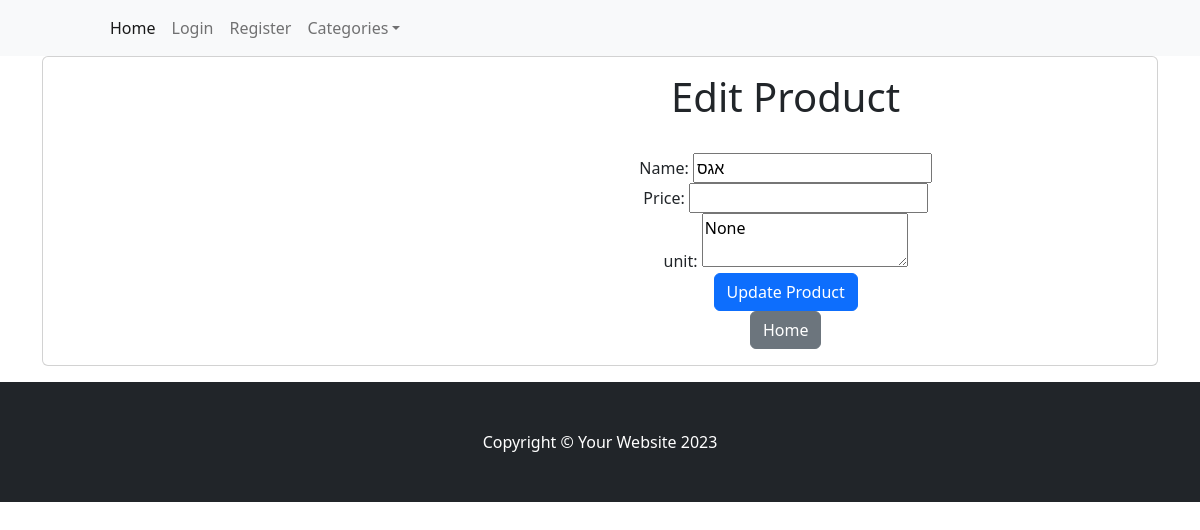
The app's page /product/1/edit, older data.
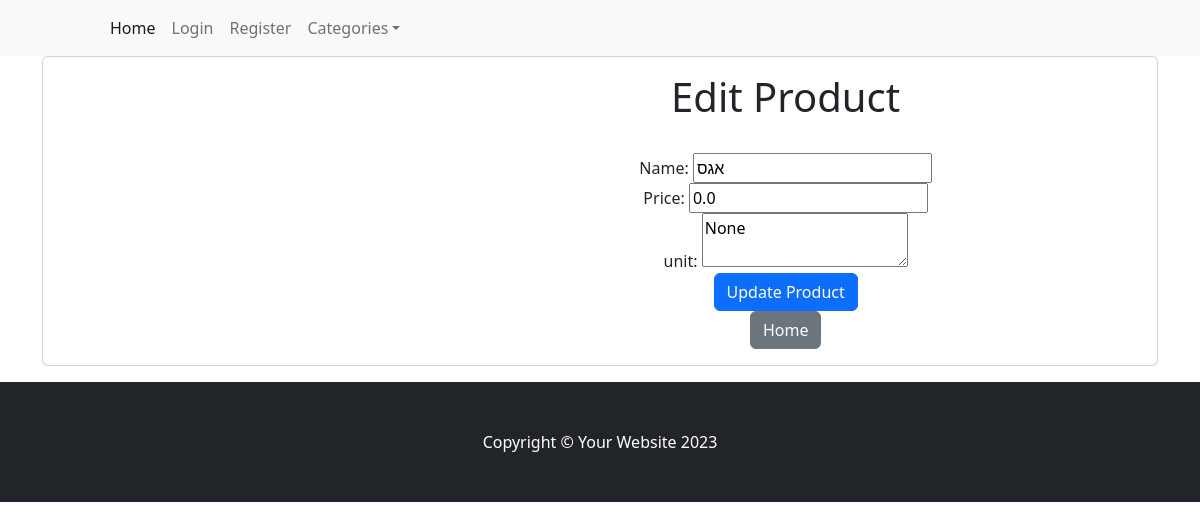
The same page, newer data.
### tables this page shows
CREATE TABLE products (
        id INTEGER PRIMARY KEY AUTOINCREMENT,
        name TEXT NOT NULL,
        unit TEXT ,
        price REAL,
        category_id INTEGER,
        FOREIGN KEY (category_id) REFERENCES categories(id)
    );

### app.py (the view)
@app.route('/product/<int:product_id>/edit', methods=['GET', 'POST'])
def edit_product(product_id):
    product = database_read(f"select p.*,cat.name as catName from products p left JOIN categories  cat on category_id = cat.id where p.id ='{product_id}';")
    if request.method == 'POST':
        form = dict(request.values)
        form['id'] = request.form['id']
        form['name'] = request.form['name']
        form['price'] = request.form['price']
        form['unit'] = request.form['unit']
        sql = "UPDATE products SET name =:name, price =:price, unit =:unit where id =:id"
        ok = database_write(sql,form)
        if ok == 1:
            flash(f"Product Saved!", "success")
            message = 'Product saved successfully'
            product = database_read(f"select p.*,cat.name as catName from products p left JOIN categories  cat on category_id = cat.id where p.id ='{request.form['id']}';")
            return render_template('index.html',messages=message)
    else:
        return render_template('edit_product.html', products=product)

### HandelDB.py (called while the page is built)
def database_read(sql,data=None):
    connection = sqlite3.connect(database_filename)
    connection.row_factory = sqlite3.Row
    db = connection.cursor()
    if data:
         db.execute(sql, data)
    else:
         db.execute(sql)
    records = db.fetchall()
    rows = [dict(record) for record in records]
    db.close()
    connection.close()
    return rows

### app.py (called while the page is built)
@app.context_processor
def inject_user():
    return dict(user=flask_login.current_user)

@app.teardown_appcontext
def close_connection(exception):
    db = getattr(g, '_database', None)
    if db is not None:
        db.close()

@app.context_processor
def inject_collected_count():
    def get_collected_count(list_id=None):
        if list_id is None:
            return 0
        sql = f"SELECT COUNT(*) as count FROM product_in_list WHERE list_id = '{list_id}' AND collected = 1"
        print(sql)
        result = database_read(sql)
        print(result)
        return result[0]['count'] if result else 0
    return dict(get_collected_count=get_collected_count)

### templates/edit_product.html
{% extends 'base.html' %}
{% block content %}
<div class="container">
    {% for product in products%}
                    <div class="card mb-3" >
                        <div class="row g-0">
                        <div class="col-md-4">
                        </div>
                        <div class="col-md-8">
                            <div class="card-body">
                        <center>
                            <h1>Edit Product</h1>
                            <form method="POST">
                                <input style="display: none;" type="text" id="id" name="id" value="{{ product.id }}" required><br>
                                <label for="name">Name:</label>
                                <input type="text" id="name" name="name" value="{{ product.name }}" required><br>
                                <label for="price">Price:</label>
                                <input type="number" id="price" name="price" value="{{ product.price }}" required><br>
                                <label for="unit">unit:</label>
                                <textarea id="unit" name="unit" required>{{ product.unit }}</textarea><br>
                                <button type="submit" class="btn btn-primary" >Update Product</button>
                            </form>
                            <a href="{{ url_for('index') }}" class="btn btn-secondary">Home</a>
                        </center>
                            </div>
                        </div>
                        </div>
                    </div>
    {% endfor%}
</div>
{% endblock %}

Row changes from the older to the newer data that the page shows:
changed products "אגס": price (not shown) → "0.0"
